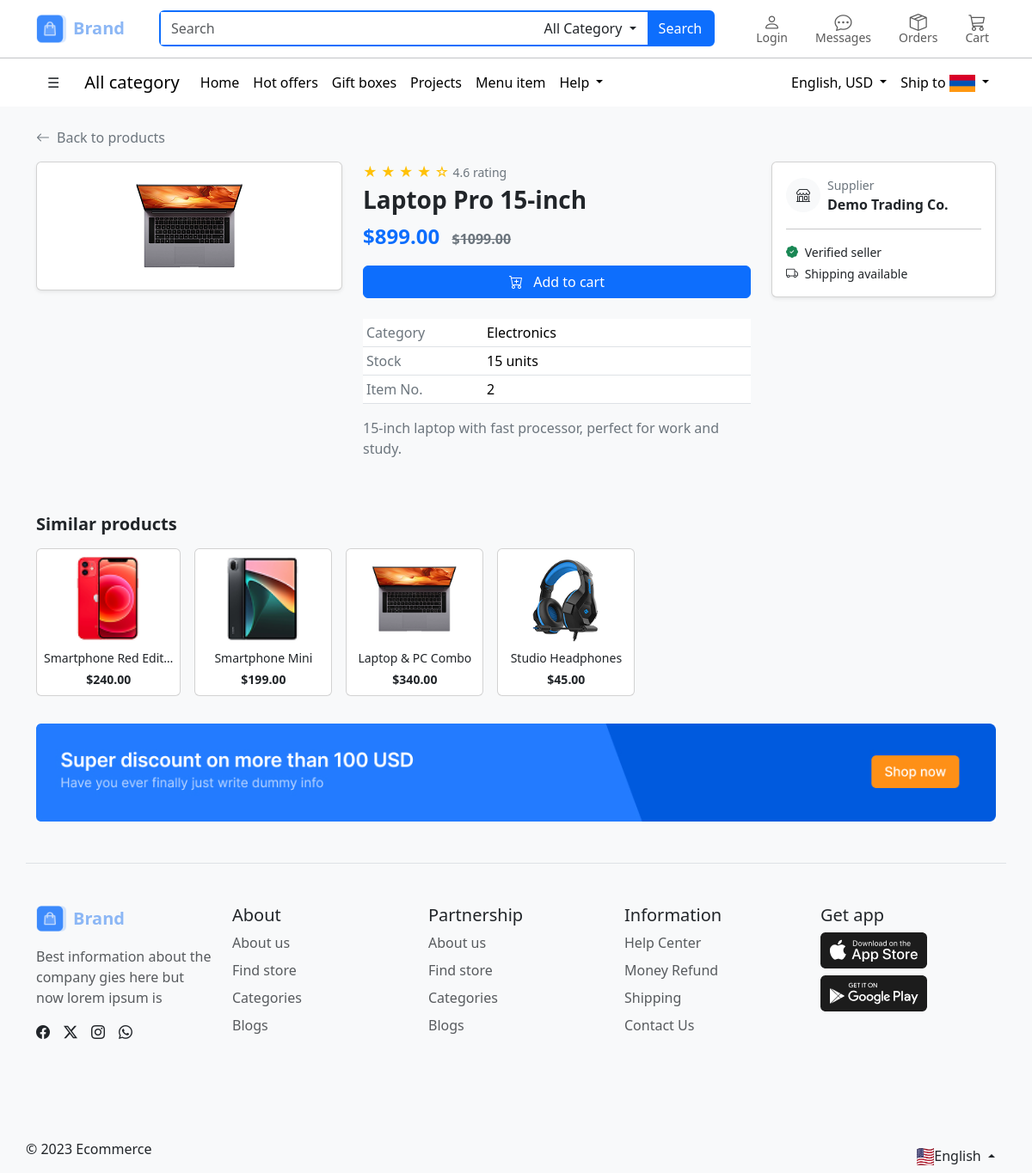
The page /products/detail/2/ on the database its author committed.
### products_app/models.py (models this page shows, shortened)
class Product(models.Model):
    CATEGORY_CHOICES = [
        ('electronics', 'Electronics'),
        ('clothing', 'Clothing'),
        ('accessories', 'Accessories'),
        ('home_outdoor', 'Home & Outdoor'),
    ]
    name = models.CharField(max_length=255)
    price = models.DecimalField(max_digits=10, decimal_places=2)
    image = models.ImageField(upload_to='products/', blank=True, null=True)
    description = models.TextField(blank=True)
    category = models.CharField(max_length=30, choices=CATEGORY_CHOICES, default='electronics')
    stock = models.PositiveIntegerField(default=0)
    old_price = models.DecimalField(max_digits=10, decimal_places=2, blank=True, null=True)
    rating = models.DecimalField(max_digits=2, decimal_places=1, default=4.0)
    is_featured = models.BooleanField(default=False)
    created_at = models.DateTimeField(auto_now_add=True)
    updated_at = models.DateTimeField(auto_now=True)
    class Meta:
        ordering = ['-created_at']
    @property
    def in_stock(self):
        return self.stock > 0

### products_app/views.py (the view)
# urls.py: path('detail/<int:pk>/', views.product_detail, name='product_detail'),
def product_detail(request, pk):
    product = get_object_or_404(Product, pk=pk)
    similar_products = Product.objects.filter(category=product.category).exclude(pk=pk)[:4]
    context = {
        'product': product,
        'similar_products': similar_products,
    }
    return render(request, 'products_app/product_detail.html', context)

### cart_app/context_processors.py (called while the page is built)
def cart_summary(request):
    if request.user.is_authenticated:
        cart = Cart.objects.filter(user=request.user).first()
        count = cart.total_quantity if cart else 0
    else:
        count = 0
    return {'cart_item_count': count}

### templates/products_app/product_detail.html (shortened to what this page needs)
{% extends "base.html" %}
{% load static %}
{% block content %}
<div class="container my-4">
    <a href="{% url 'product_list' %}" class="text-decoration-none text-secondary d-inline-flex align-items-center mb-3">
        <i class="bi bi-arrow-left me-2"></i> Back to products
    </a>
    <div class="row g-4">
        <div class="col-12 col-lg-4">
            <div class="card shadow-sm">
                <div class="text-center p-4">
                    {% if product.image %}
                    <img src="{{ product.image.url }}" alt="{{ product.name }}" class="img-fluid" style="max-height:320px;object-fit:contain;">
                    {% endif %}
                </div>
            </div>
        </div>
        <div class="col-12 col-lg-5">
            <p class="text-warning mb-1">
                {% for i in "12345" %}
                    {% if forloop.counter <= product.rating %}&#9733;{% else %}&#9734;{% endif %}
                {% endfor %}
                <span class="text-secondary small">{{ product.rating }} rating</span>
            </p>
            <h3 class="fw-bold">{{ product.name }}</h3>
            <p class="fs-4 text-primary fw-bold mb-0">
                ${{ product.price }}
                {% if product.old_price %}
                <span class="fs-6 text-secondary text-decoration-line-through ms-2">${{ product.old_price }}</span>
                {% endif %}
            </p>
            <div class="d-flex gap-2 mt-3">
                {% if product.in_stock %}
                <form method="post" action="{% url 'add_to_cart' product.pk %}" class="flex-grow-1">
                    <button type="submit" class="btn btn-primary w-100">
                        <i class="bi bi-cart-plus me-2"></i> Add to cart
                    </button>
                </form>
                {% else %}
                <button class="btn btn-secondary w-100" disabled>Out of stock</button>
                {% endif %}
            </div>
            <table class="table table-sm mt-4">
                <tbody>
                    <tr>
                        <td class="text-secondary" style="width:140px;">Category</td>
                        <td>{{ product.get_category_display }}</td>
                    </tr>
                    <tr>
                        <td class="text-secondary">Stock</td>
                        <td>{{ product.stock }} units</td>
                    </tr>
                    <tr>
                        <td class="text-secondary">Item No.</td>
                        <td>{{ product.pk }}</td>
                    </tr>
                </tbody>
            </table>
            <p class="text-secondary">{{ product.description }}</p>
        </div>
        <div class="col-12 col-lg-3">
            <div class="card shadow-sm">
                <div class="card-body">
                    <div class="d-flex align-items-center gap-2 mb-2">
                        <div class="bg-light rounded-circle d-flex align-items-center justify-content-center" style="width:40px;height:40px;">
                            <i class="bi bi-shop"></i>
                        </div>
                        <div>
                            <p class="mb-0 small text-secondary">Supplier</p>
                            <p class="mb-0 fw-bold">Demo Trading Co.</p>
                        </div>
                    </div>
                    <hr>
                    <p class="small mb-1"><i class="bi bi-patch-check-fill text-success me-1"></i> Verified seller</p>
                    <p class="small mb-0"><i class="bi bi-truck me-1"></i> Shipping available</p>
                </div>
            </div>
        </div>
    </div>
    {% if similar_products %}
    <h5 class="fw-bold mt-5 mb-3">Similar products</h5>
    <div class="d-flex gap-3 overflow-auto pb-2">
        {% for similar in similar_products %}
        <a href="{% url 'product_detail' similar.pk %}" class="text-decoration-none text-dark" style="min-width:160px;">
            <div class="card h-100">
                {% if similar.image %}
                <img src="{{ similar.image.url }}" alt="{{ similar.name }}" class="mx-auto d-block mt-2" style="width:100px;height:100px;object-fit:contain;">
                {% endif %}
                <div class="card-body p-2 text-center">
                    <p class="small mb-1">{{ similar.name|truncatechars:20 }}</p>
                    <p class="fw-bold small mb-0">${{ similar.price }}</p>
                </div>
            </div>
        </a>
        {% endfor %}
    </div>
    {% endif %}
    <div class="row mt-4">
        <div class="col-12">
            <img
                src="{% static 'Images/Product_Page_Images/product_detail_page_images/Banner.jpg' %}"
                alt="Banner"
                class="img-fluid w-100"
            >
        </div>
    </div>
</div>
{% endblock content %}

### rows shown on the page
Product: image (picture), rating "4.6", name "Laptop Pro 15-inch", price "899.00", old_price "1099.00", category "Electronics", stock "15", pk "2", description "15-inch laptop with fast processor, perfect for work and study."
Product: image (picture), name "Smartphone Red Edit…", price "240.00"
Product: image (picture), name "Smartphone Mini", price "199.00"
Product: image (picture), name "Laptop & PC Combo", price "340.00"
Product: image (picture), name "Studio Headphones", price "45.00"
